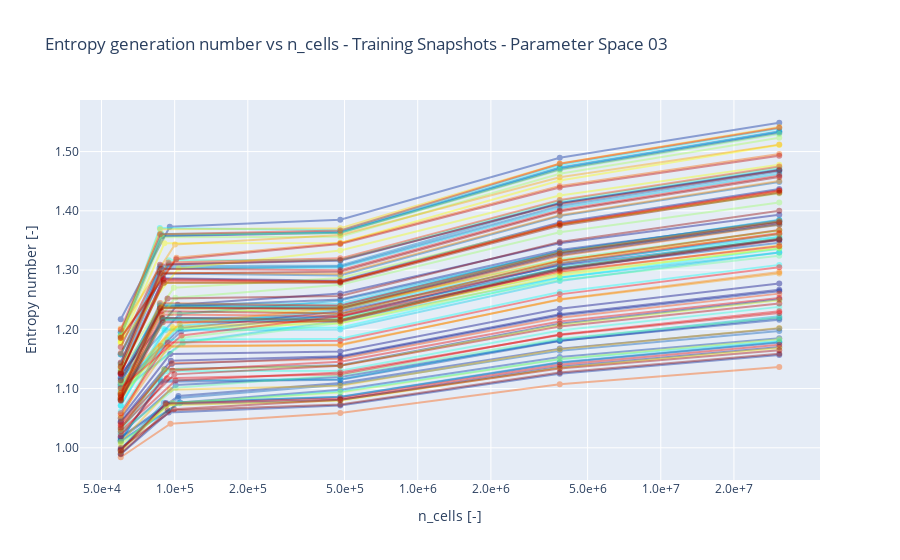

Here is the notebook cell this chart was saved with:
### Code cell
fig = go.Figure()

squarred_errors = np.zeros((N_SNAPS, len(mapped_folders) + 1)) #! Only if original is also included
for idx_snap in range(N_SNAPS):
    entropies = []
    cell_sizes = []
    mapped_meshes = []


    for key, value in mapped_dic.items():
        entropies.append(value["entropy_num"][idx_snap])
        cell_sizes.append(value["n_cells"])
        mapped_meshes.append(key)
        
    sorted_indices = np.argsort(np.array(cell_sizes))
    entropies = np.array(entropies)[sorted_indices]
    cell_sizes = np.array(cell_sizes)[sorted_indices]
    mapped_meshes_sorted = [mapped_meshes[i] for i in sorted_indices]
    
    original_n_cells = original_dic["original"]["n_cells"][idx_snap]
    original_entropy_num = original_dic["original"]["entropy_num"][idx_snap]
    
    idx_org = np.searchsorted(cell_sizes, original_n_cells)
    cell_sizes = np.insert(cell_sizes, idx_org, original_n_cells)
    entropies = np.insert(entropies, idx_org, original_entropy_num)
    mapped_meshes_sorted.insert(idx_org, "Original Comsol Mesh")
    

    rel_error = (entropies - original_entropy_num) / original_entropy_num
    squarred_errors[idx_snap, :] = (entropies - original_entropy_num)**2
    
    mapped_meshes_sorted = np.array(mapped_meshes_sorted, dtype=object)
    idx_snap_array = np.ones_like(rel_error) * idx_snap
    # Stack into 2D array: shape (n_points, 2)
    custom_data = np.column_stack((mapped_meshes_sorted, rel_error * 100, idx_snap_array))
    
    fig.add_trace(go.Scatter(x=cell_sizes,
                             y=entropies,
                                mode='lines + markers',
                                name=f"{idx_snap:03d}",
                                opacity=0.4,#
                                customdata=custom_data,
                                hovertemplate=
                                    'Cells: %{x}<br>'
                                    'Entropy number: %{y}<br>'
                                    'Snap Idx: %{customdata[2]:03d}<br>'
                                    'Mapped: %{customdata[0]}<br>'
                                    'Rel Error: %{customdata[1]:.3f}%<extra></extra>',
                                line=dict(color=colors[idx_snap])
                ))
    
    # fig.add_trace(go.Scatter(x=[original_n_cells],
    #                          y=[original_entropy_num],
    #                          mode='markers',
    #                          name=f"{idx_snap:03d} - org",
    #                         #  opacity=0.4,
    #                          line=dict(color= "black"),  #colors[idx_snap] ) )
    #             ))
    
fig.update_layout(
    showlegend=False,        # Hide the legend
    title=f"Entropy generation number vs n_cells - Training Snapshots - Parameter Space {PARAMETER_SPACE}",       # Optional: add a title
    xaxis_title="n_cells [-]",    # Optional: label for x-axis
    yaxis_title="Entropy number [-]",     # Optional: label for y-axis
    xaxis=dict(
        type='log',                               # Set x-axis to logarithmic scale
        tickformat='.1e',                         # Format x-axis ticks to scientific notation with 2 decimal places
    ),
    yaxis=dict(
        tickformat='.2f',                         # Format y-axis ticks to 2 decimal places (optional)
    )
)

fig.write_image(mapped_root / "Training_Diff_EntropyGeneration.png")
fig.write_html(mapped_root / "Training_Diff_EntropyGeneration.html")
fig.show()
